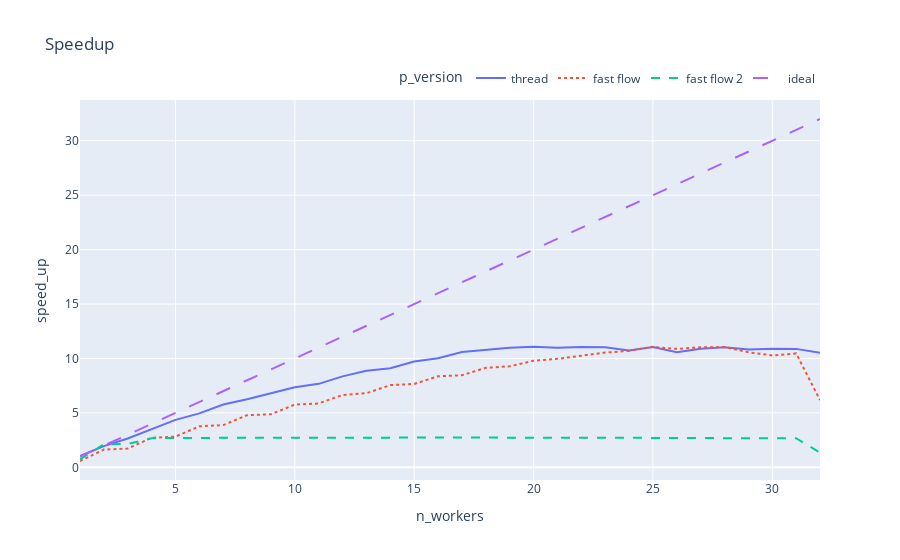

Notebook code cell kept with this figure:
### Code cell
fig = px.line(mean_time_df, x="n_workers", y="speed_up",color='p_version', title="Speedup", line_dash='p_version', ) 
fig.update_layout(legend=dict(
    orientation="h",
    yanchor="bottom",
    y=1.02,
    xanchor="right",
    x=1
))
fig.show()

### Figure 1 — Plotly figure (JSON) as saved in the notebook; plotly's stock layout.template omitted (floating-point values rounded to 4 significant figures)
{"data": [{"hovertemplate": "p_version=thread<br>n_workers=%{x}<br>speed_up=%{y}<extra></extra>", "legendgroup": "thread", "line": {"color": "#636efa", "dash": "solid"}, "marker": {"symbol": "circle"}, "mode": "lines", "name": "thread", "orientation": "v", "showlegend": true, "type": "scatter", "x": [1, 2, 3, 4, 5, 6, 7, 8, 9, 10, 11, 12, 13, 14, 15, 16, 17, 18, 19, 20, 21, 22, 23, 24, 25, 26, 27, 28, 29, 30, 31, 32], "xaxis": "x", "y": [1.037, 1.949, 2.654, 3.54, 4.363, 4.959, 5.77, 6.264, 6.808, 7.355, 7.672, 8.36, 8.872, 9.113, 9.723, 10.02, 10.6, 10.82, 10.98, 11.08, 10.98, 11.06, 11.04, 10.74, 11.05, 10.58, 10.91, 11.02, 10.82, 10.9, 10.88, 10.53], "yaxis": "y"}, {"hovertemplate": "p_version=fast flow<br>n_workers=%{x}<br>speed_up=%{y}<extra></extra>", "legendgroup": "fast flow", "line": {"color": "#EF553B", "dash": "dot"}, "marker": {"symbol": "circle"}, "mode": "lines", "name": "fast flow", "orientation": "v", "showlegend": true, "type": "scatter", "x": [1, 2, 3, 4, 5, 6, 7, 8, 9, 10, 11, 12, 13, 14, 15, 16, 17, 18, 19, 20, 21, 22, 23, 24, 25, 26, 27, 28, 29, 30, 31, 32], "xaxis": "x", "y": [0.5841, 1.63, 1.729, 2.711, 2.824, 3.772, 3.881, 4.794, 4.885, 5.764, 5.87, 6.65, 6.81, 7.557, 7.66, 8.372, 8.465, 9.143, 9.285, 9.788, 9.966, 10.24, 10.54, 10.7, 11.07, 10.88, 11.03, 11.05, 10.57, 10.29, 10.47, 6.176], "yaxis": "y"}, {"hovertemplate": "p_version=fast flow 2<br>n_workers=%{x}<br>speed_up=%{y}<extra></extra>", "legendgroup": "fast flow 2", "line": {"color": "#00cc96", "dash": "dash"}, "marker": {"symbol": "circle"}, "mode": "lines", "name": "fast flow 2", "orientation": "v", "showlegend": true, "type": "scatter", "x": [1, 2, 3, 4, 5, 6, 7, 8, 9, 10, 11, 12, 13, 14, 15, 16, 17, 18, 19, 20, 21, 22, 23, 24, 25, 26, 27, 28, 29, 30, 31, 32], "xaxis": "x", "y": [0.7398, 2.116, 2.142, 2.676, 2.703, 2.709, 2.717, 2.73, 2.72, 2.731, 2.73, 2.737, 2.727, 2.735, 2.74, 2.731, 2.732, 2.743, 2.722, 2.736, 2.727, 2.729, 2.722, 2.729, 2.694, 2.682, 2.675, 2.66, 2.692, 2.673, 2.674, 1.36], "yaxis": "y"}, {"hovertemplate": "p_version=ideal<br>n_workers=%{x}<br>speed_up=%{y}<extra></extra>", "legendgroup": "ideal", "line": {"color": "#ab63fa", "dash": "longdash"}, "marker": {"symbol": "circle"}, "mode": "lines", "name": "ideal", "orientation": "v", "showlegend": true, "type": "scatter", "x": [1, 2, 3, 4, 5, 6, 7, 8, 9, 10, 11, 12, 13, 14, 15, 16, 17, 18, 19, 20, 21, 22, 23, 24, 25, 26, 27, 28, 29, 30, 31, 32], "xaxis": "x", "y": [1, 2, 3, 4, 5, 6, 7, 8, 9, 10, 11, 12, 13, 14, 15, 16, 17, 18, 19, 20, 21, 22, 23, 24, 25, 26, 27, 28, 29, 30, 31, 32], "yaxis": "y"}], "layout": {"legend": {"orientation": "h", "title": {"text": "p_version"}, "tracegroupgap": 0, "x": 1, "xanchor": "right", "y": 1.02, "yanchor": "bottom"}, "title": {"text": "Speedup"}, "xaxis": {"anchor": "y", "domain": [0, 1], "title": {"text": "n_workers"}}, "yaxis": {"anchor": "x", "domain": [0, 1], "title": {"text": "speed_up"}}}}
